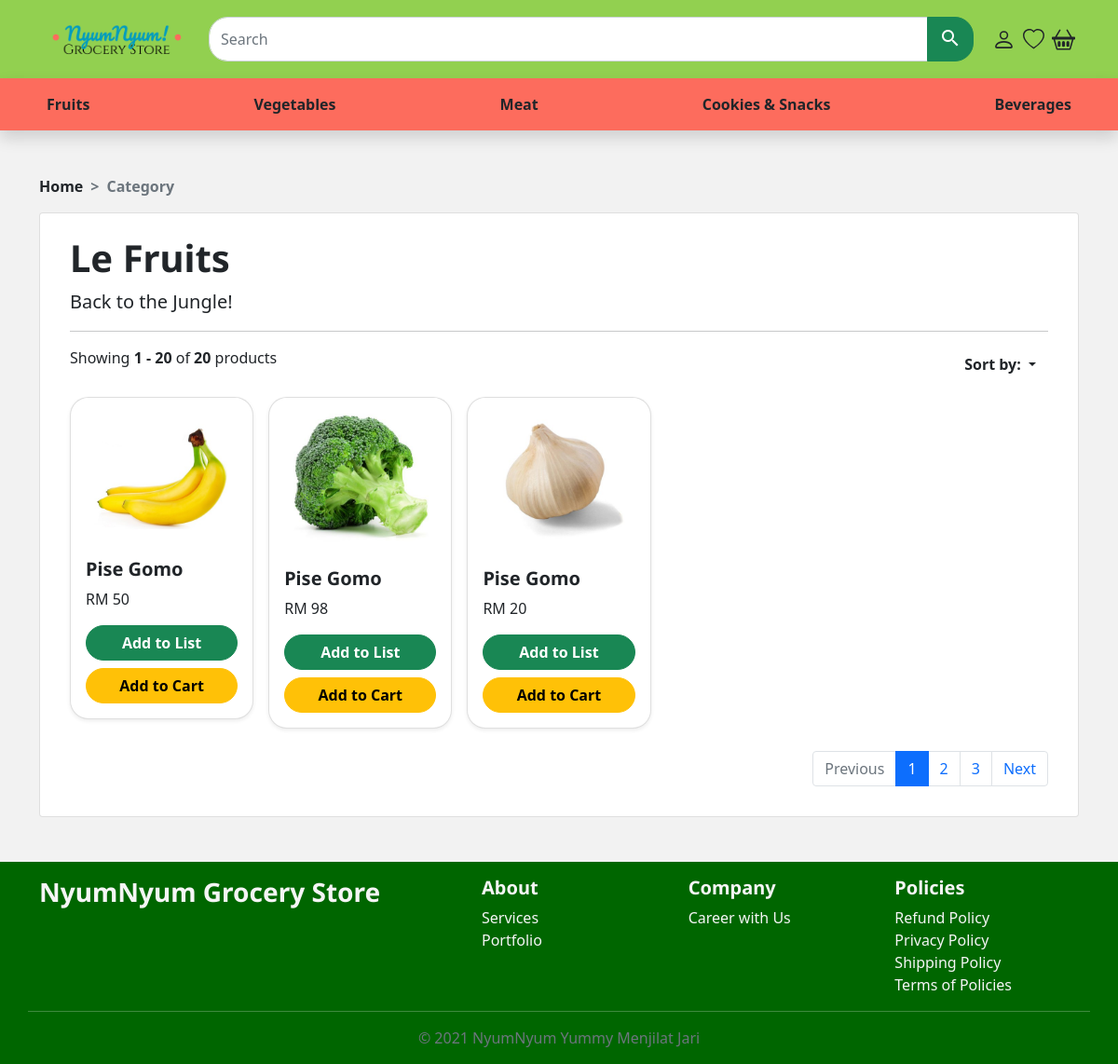
Page /products.php (signed in) on the committed database.
### tables this page shows
CREATE TABLE `product` (
  `product_id` int(10) NOT NULL,
  `p_cat_id` int(11) NOT NULL,
  `date` timestamp NOT NULL DEFAULT current_timestamp(),
  `product_name` text NOT NULL,
  `product_price` decimal(10,0) NOT NULL,
  `product_img` varchar(100) NOT NULL,
  `product_quantity` int(10) NOT NULL,
  `product_desc` text NOT NULL
);

### functions/function.php (the view, shortened to what this page needs)
<?php
$db=mysqli_connect("localhost","root","","groceries");
function getpro(){
    GLOBAL $db;
    $get_product = "select * from product";
    $run_product = mysqli_query($db,$get_product);
    while($row_product=mysqli_fetch_array($run_product)){
        $product_id = $row_product['product_id'];
        $p_cat_id = $row_product['p_cat_id'];
        $product_price = $row_product['product_price'];
        $product_img = $row_product['product_img'];
        if($p_cat_id == 1)
        echo "
        <div class='col'>
            <div class='card shadow-sm sshighlight'>
                <a href='products-closeup.php?product_id=$product_id'>
                    <img src='../admin_area/product_images/$product_img' alt='pise' class='card-img-top'>
                </a>
                <div class='card-body'>
                    <h5 class='card-title'>Pise Gomo</h5>
                    <p class='card-text'>RM $product_price</p>
                    <div class='d-flex flex-sm-column justify-content-around'>
                        <a href='#' class='btn btn-success rounded-pill mb-sm-2'>Add to List</a>
                        <a href='#' class='btn btn-warning rounded-pill'>Add to Cart</a>
                    </div>
                </div>
            </div>
        </div>
        ";
    }
}
?>

### nyumstyle.css (style rules this page uses)
body { background-color: #f2f2f2; }
h1, h2, h3, h4, h5 { font-family: "Noto Sans", sans-serif; font-weight: bold; }
.sshighlight { border-radius: 20px; }
.btn { border-radius: 25px; font-weight: bold; }
.card a>img { height: 85%; width: 85%; display: block; margin: auto; }

### rows in the picture
product: product_img (picture), product_price "50"
product: product_img (picture), product_price "98"
product: product_img (picture), product_price "20"
